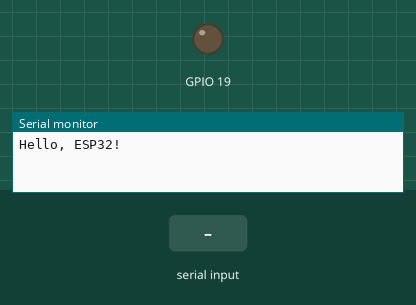
A sketch run on a simulated ESP32. Shown: output pins drawn as LEDs (lit = HIGH), the last lines printed to the serial monitor. Inputs (shaded band) come from the test bench.

Above: at 1.2 s.
1.3 s: "1" received over Serial
At 1.8 s:
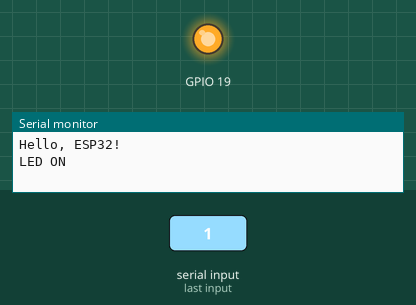
2.8 s: "0" received over Serial
At 4.1 s:
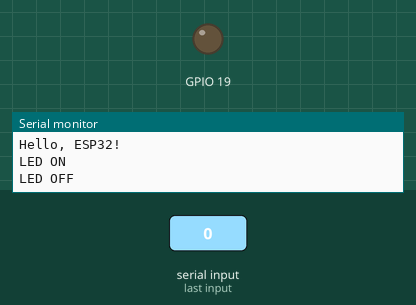
Timing chart, 0 to 5.8 s (numbered marks = the images above; inputs shaded):
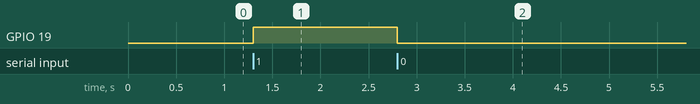

Measured:
- after the input at 1.3 s, GPIO 19: LOW → HIGH at once
- after the input at 2.8 s, GPIO 19: HIGH → LOW at once

The sketch:

act001.ino
```cpp
#include <ESP32Servo.h>

void setup() {
    // put your setup code here, to run once:
    Serial.begin(115200);
    pinMode(19, OUTPUT);
    Serial.println("Hello, ESP32!");
}

void loop() {
    // put your main code here, to run repeatedly:
    if(Serial.available()>0){
        char cmd = Serial.read();
        if(cmd == '1'){
            digitalWrite(19, HIGH);
            Serial.println("LED ON");
        }

        if(cmd == '0'){
            digitalWrite(19, LOW);
            Serial.println("LED OFF");
        }
    }
}
```
